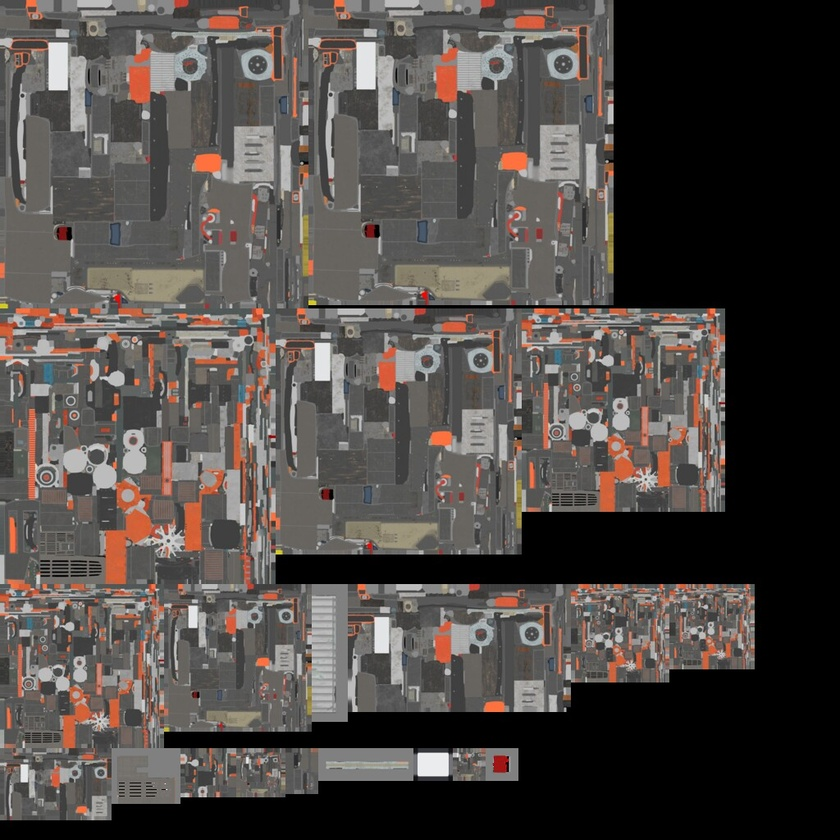
#> input picture _m8-backup/e2e/session3/e2e-c5/img/haymaker/0_kit_base.jpg, 840 x 840 px, shrunk from 1024 x 1024 before the run
$ python nmcheck.py ../../../e2e/session3/e2e-c5/img/haymaker/0_kit_base.jpg ../../../e2e/session3/e2e-c5/img/haymaker/10_trim_normal.jpg
#> lines starting #> are read from the running program, lines starting #| are printed output that depends on the picture; after the words box and inside, x2 and y2 are one past the last pixel; in counts of white or black regions, pixels touching at a corner belong together
import sys, numpy as np
from PIL import Image
# usage: nmcheck.py colour.jpg normal.jpg  -> correlation of normal R/G with height gradients (height = colour luminance)
c = np.asarray(Image.open(sys.argv[1]).convert('L'), dtype=np.float32) / 255
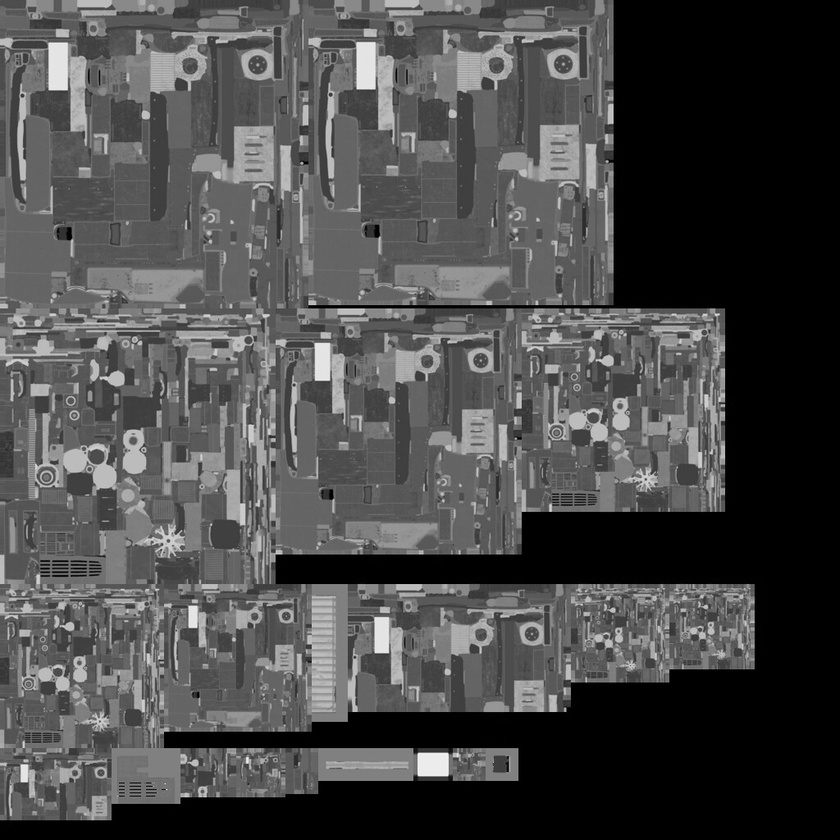
#> c: shape (840, 840) float32; min 0, max 0.973, mean 0.29
n = np.asarray(Image.open(sys.argv[2]).convert('RGB'), dtype=np.float32) / 255 * 2 - 1
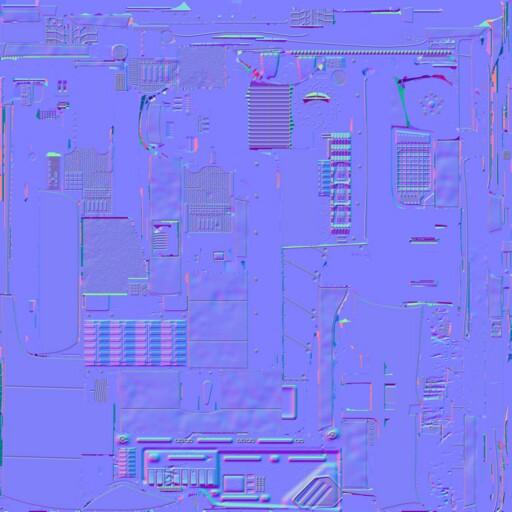
#> input picture _m8-backup/e2e/session3/e2e-c5/img/haymaker/10_trim_normal.jpg, 512 x 512 px
from PIL import ImageFilter
c = np.asarray(Image.fromarray((c * 255).astype(np.uint8)).filter(ImageFilter.GaussianBlur(1.5)), dtype=np.float32) / 255
dx = np.gradient(c, axis=1); dy = np.gradient(c, axis=0)  # dy: image-down
#> after `dx = np.gradient(c, axis=1)`:
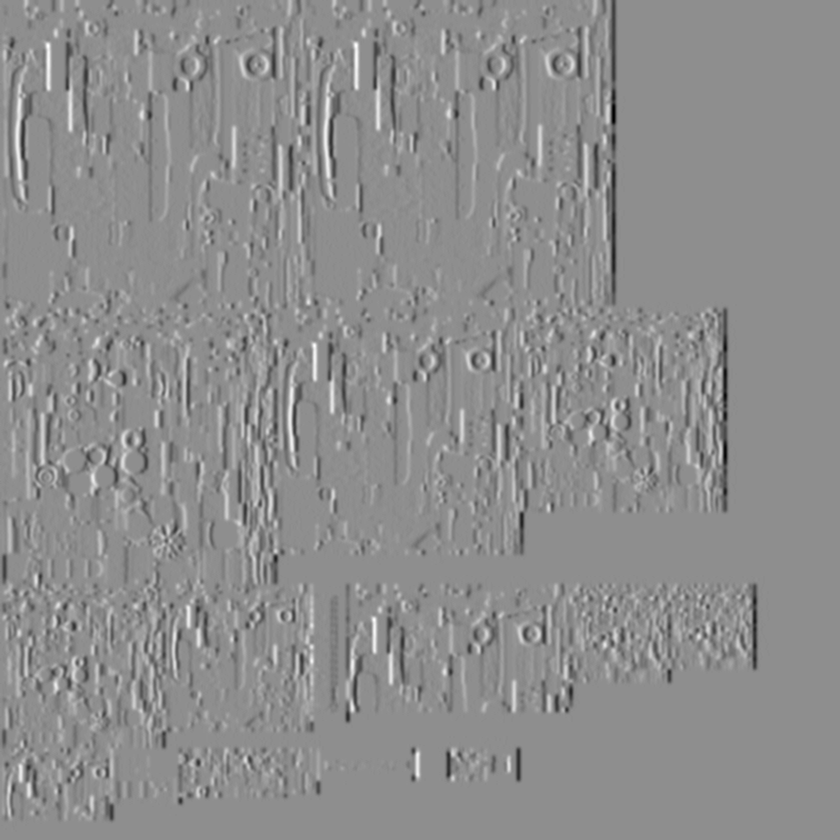
#> dx: shape (840, 840) float32; min -0.173, max 0.137, mean -0.000456; drawn with min black and max white
#> after `dy = np.gradient(c, axis=0)`:
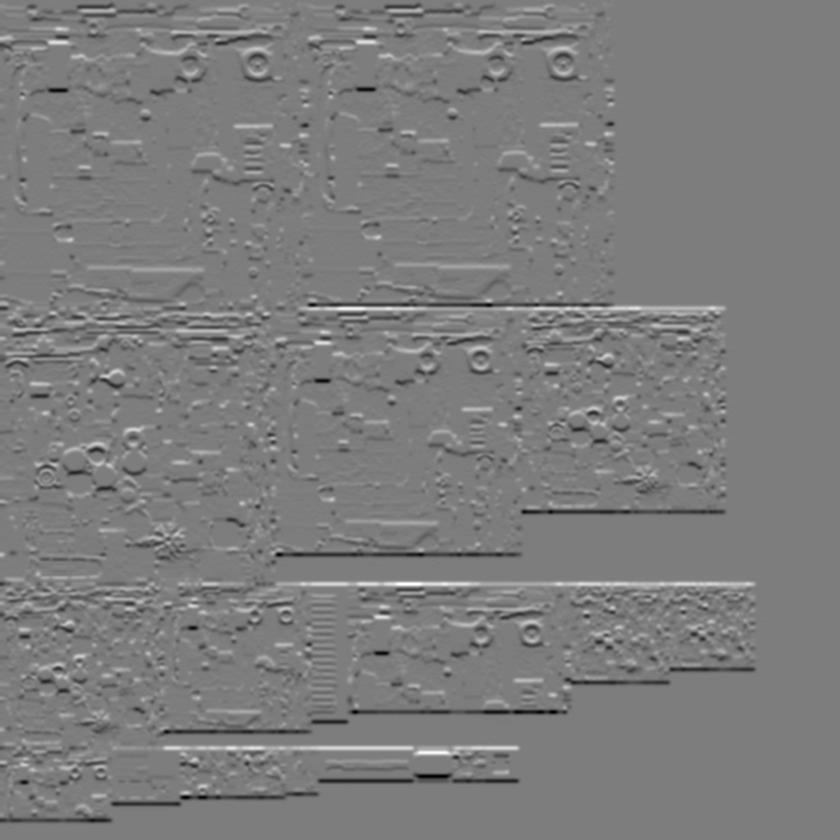
#> dy: shape (840, 840) float32; min -0.167, max 0.173, mean -0.000377; drawn with min black and max white
m = (np.abs(dx) + np.abs(dy)) > 0.01
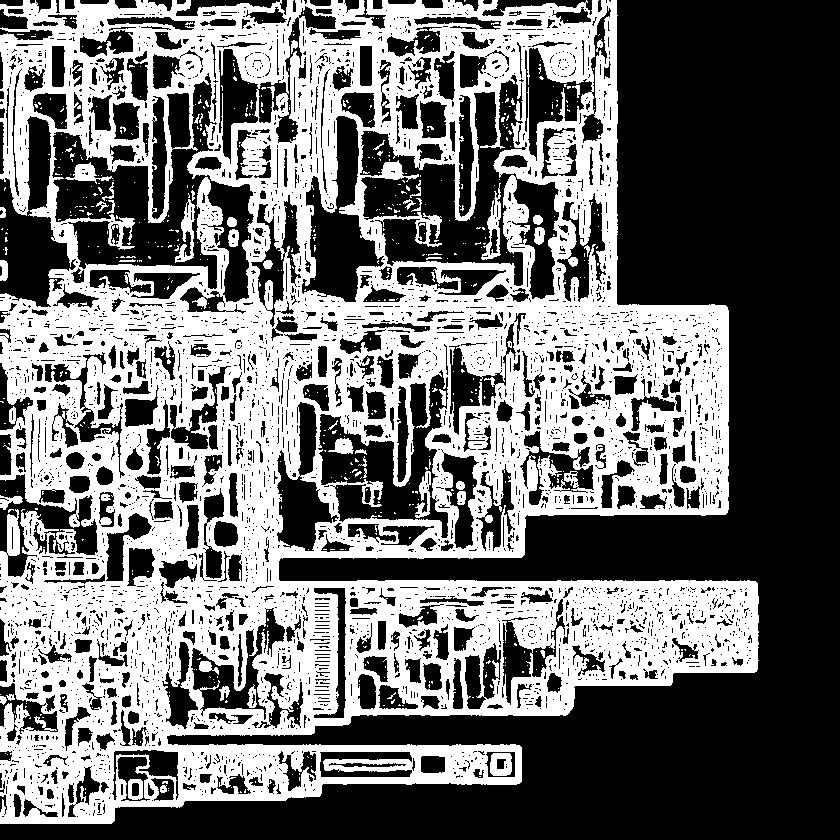
#> m: shape (840, 840) bool; 43.8% white; 684 white regions (633 under 20 px), largest, box (x1, y1, x2, y2) and area: (0, 0, 759, 824) 301301, (481, 183, 501, 260) 551, (175, 199, 195, 263) 527
#> (the run stopped early here; a loop or call above may not have finished)
